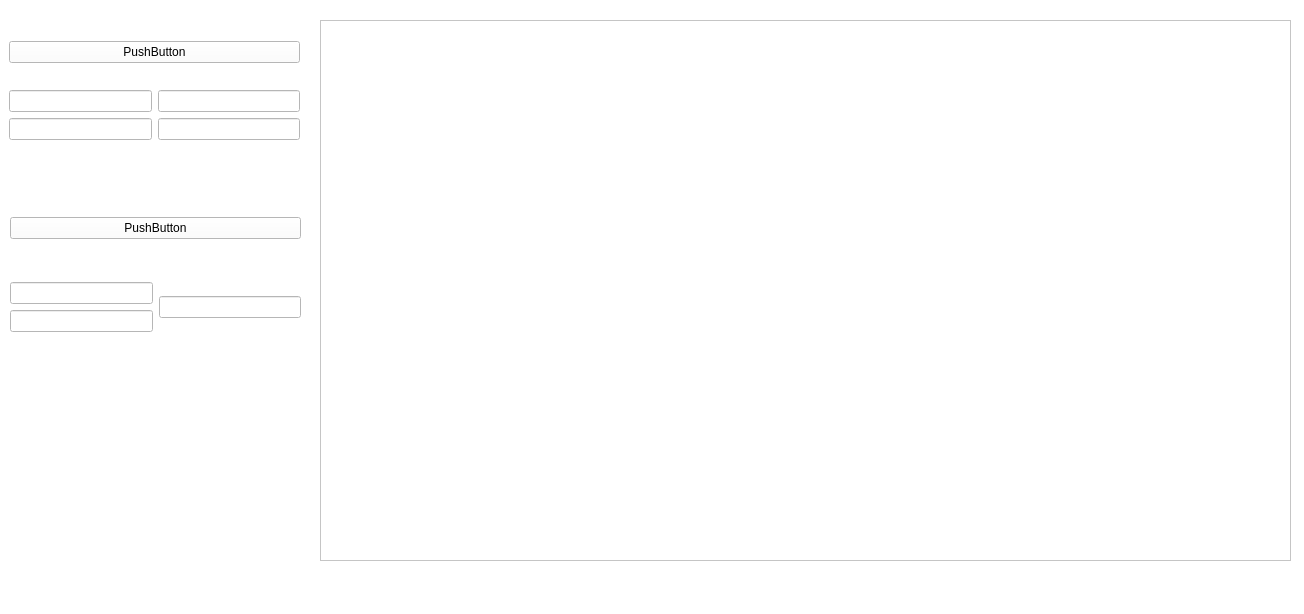
<?xml version="1.0" encoding="UTF-8"?>
<ui version="4.0">
 <class>MainForm</class>
 <widget class="QMainWindow" name="MainForm">
  <property name="geometry">
   <rect>
    <x>0</x>
    <y>0</y>
    <width>1304</width>
    <height>614</height>
   </rect>
  </property>
  <property name="windowTitle">
   <string>MainWindow</string>
  </property>
  <property name="styleSheet">
   <string notr="true">background-color: rgb(255, 255, 255);</string>
  </property>
  <widget class="QWidget" name="centralwidget">
   <widget class="QGraphicsView" name="_board_view">
    <property name="geometry">
     <rect>
      <x>320</x>
      <y>20</y>
      <width>971</width>
      <height>541</height>
     </rect>
    </property>
    <property name="styleSheet">
     <string notr="true">background-color: rgb(255, 255, 255);</string>
    </property>
   </widget>
   <widget class="QWidget" name="verticalLayoutWidget_3">
    <property name="geometry">
     <rect>
      <x>9</x>
      <y>20</y>
      <width>291</width>
      <height>141</height>
     </rect>
    </property>
    <layout class="QVBoxLayout" name="_rect_layout">
     <item>
      <widget class="QPushButton" name="_add_rect">
       <property name="styleSheet">
        <string notr="true">background-color: rgb(255, 255, 255);
color: rgb(0, 0, 0);</string>
       </property>
       <property name="text">
        <string>PushButton</string>
       </property>
      </widget>
     </item>
     <item>
      <layout class="QHBoxLayout" name="horizontalLayout">
       <item>
        <layout class="QVBoxLayout" name="verticalLayout_2">
         <item>
          <widget class="QLineEdit" name="_rect_x">
           <property name="styleSheet">
            <string notr="true">color: rgb(0, 0, 0);</string>
           </property>
          </widget>
         </item>
         <item>
          <widget class="QLineEdit" name="_rect_h">
           <property name="styleSheet">
            <string notr="true">color: rgb(0, 0, 0);</string>
           </property>
          </widget>
         </item>
        </layout>
       </item>
       <item>
        <layout class="QVBoxLayout" name="verticalLayout">
         <item>
          <widget class="QLineEdit" name="_rect_y">
           <property name="styleSheet">
            <string notr="true">color: rgb(0, 0, 0);</string>
           </property>
          </widget>
         </item>
         <item>
          <widget class="QLineEdit" name="_rect_w">
           <property name="styleSheet">
            <string notr="true">color: rgb(0, 0, 0);</string>
           </property>
          </widget>
         </item>
        </layout>
       </item>
      </layout>
     </item>
    </layout>
   </widget>
   <widget class="QWidget" name="verticalLayoutWidget">
    <property name="geometry">
     <rect>
      <x>10</x>
      <y>180</y>
      <width>291</width>
      <height>191</height>
     </rect>
    </property>
    <layout class="QVBoxLayout" name="_circle_layout">
     <item>
      <widget class="QPushButton" name="_add_circle">
       <property name="text">
        <string>PushButton</string>
       </property>
      </widget>
     </item>
     <item>
      <layout class="QHBoxLayout" name="horizontalLayout_2">
       <item>
        <layout class="QVBoxLayout" name="verticalLayout_5">
         <item>
          <widget class="QLineEdit" name="_circle_x"/>
         </item>
         <item>
          <widget class="QLineEdit" name="_circle_y"/>
         </item>
        </layout>
       </item>
       <item>
        <layout class="QVBoxLayout" name="verticalLayout_6">
         <item>
          <widget class="QLineEdit" name="_circle_r"/>
         </item>
        </layout>
       </item>
      </layout>
     </item>
    </layout>
   </widget>
  </widget>
  <widget class="QStatusBar" name="statusbar"/>
 </widget>
 <resources/>
 <connections/>
</ui>
